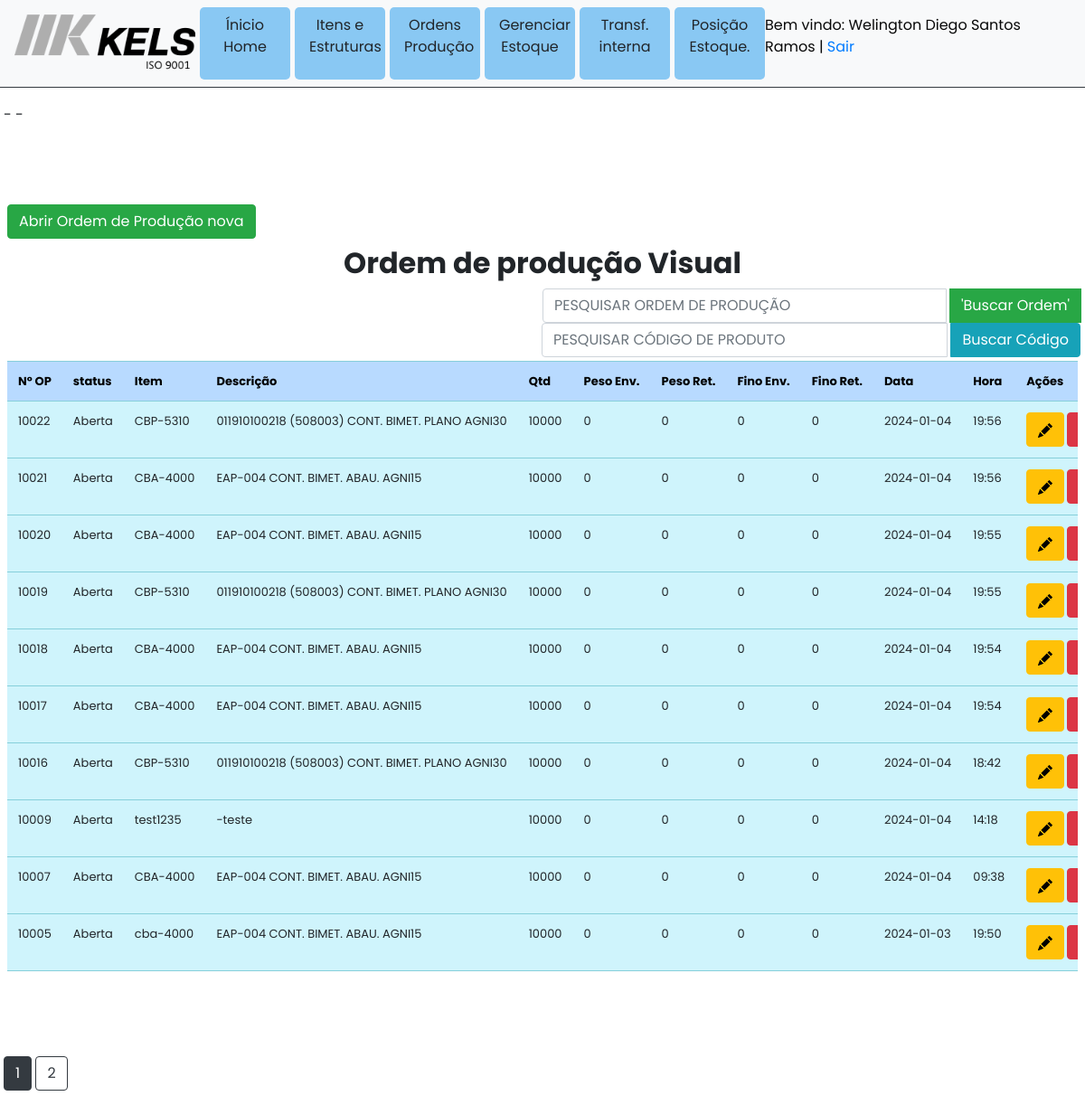
Page /ordens_producao_visual (signed in) on the earlier database version.
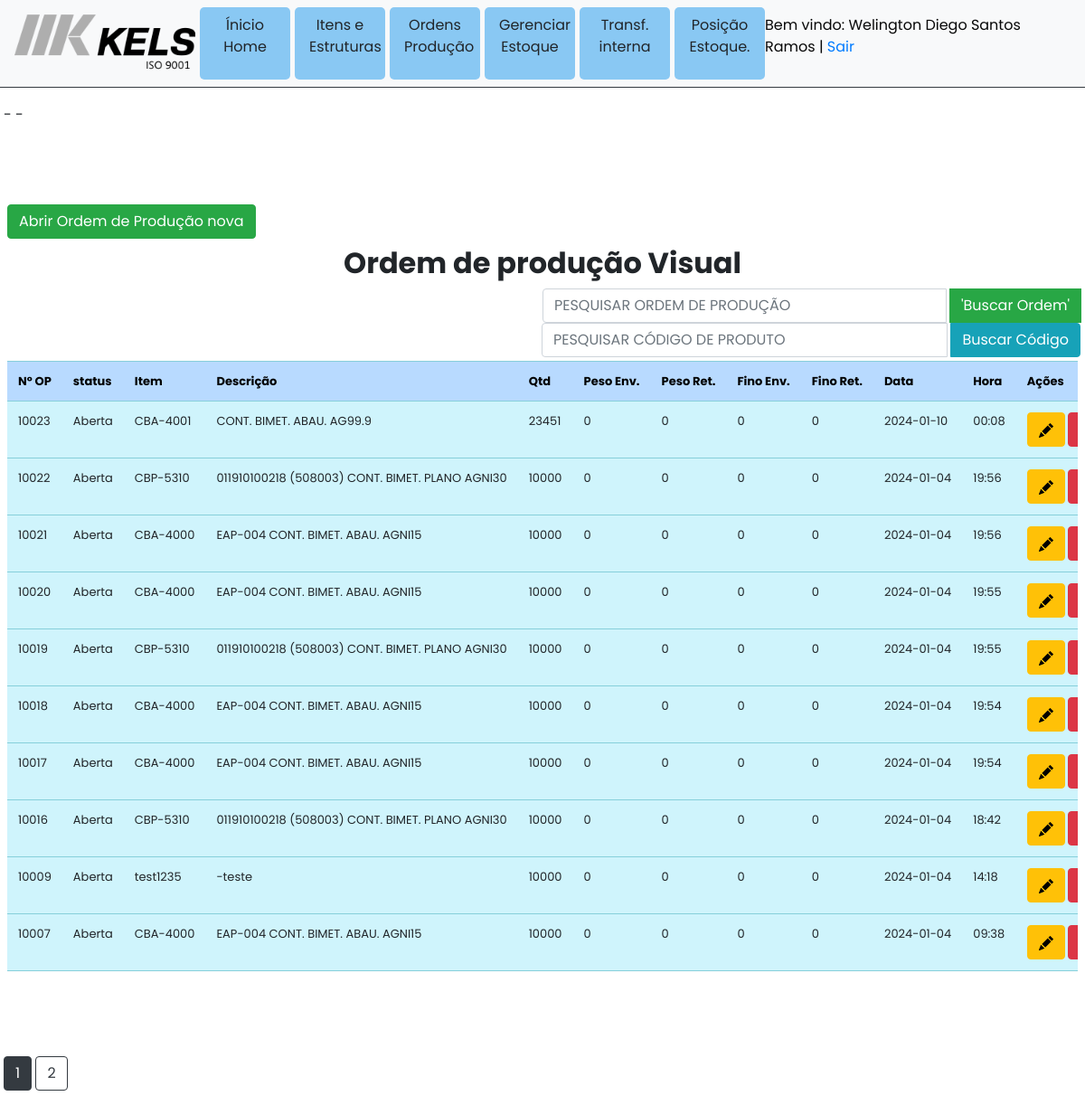
Same page on the later database version.
### models/models.py (models this page shows, shortened)
class Ops_visual(db.Model):
    __tablename__='ops_visual'
    id = db.Column(db.Integer, primary_key=True)
    numero_op_visual = db.Column(db.String(50))
    situação = db.Column(db.String(50))
    item = db.Column(db.String(50))
    descrição = db.Column(db.String(255))
    quantidade = db.Column(db.Integer)
    peso_enviado = db.Column(db.Integer)
    peso_retornado = db.Column(db.Integer)
    fino_enviado = db.Column(db.Integer)
    fino_retornado = db.Column(db.Integer)
    data_abertura = db.Column(db.String(50))
    hora_abertura = db.Column(db.String(50))

### app.py (the view)
@app.route('/ordens_producao_visual', methods = ['GET','POST'])
def ordens_producao_visual():
    filtro = request.form.get("filtro_op")
    filtro_cod = request.form.get("codigo_op")
    if not current_user.is_authenticated:
     return redirect( url_for('login'))
    if filtro == "":
        filtro = None
    if filtro_cod == "":
        filtro_cod = None
    page = request.args.get('page', 1, type=int)
    itens_ordered = Ops_visual.query.order_by(Ops_visual.numero_op_visual.desc()).all()
    dados = Ops_visual.query.order_by(Ops_visual.numero_op_visual.desc()).paginate(page=page,per_page=10)
    return render_template('ordens_producao_visual.html', itens = dados, filtro = filtro, filtro_cod = filtro_cod)

### app.py (called while the page is built)
@login_manager.user_loader
def load_user(user_id):
    return User.query.get(user_id)

### templates/ordens_producao_visual.html (shortened to what the changed rows need)
{% extends 'base.html' %}
{% block body %}
<div class="margin-top w-100">
    <div class="row">
        <div class="col md-12">
            <div class="m-1"><p> </p><p> </p><div>-
                <d-flex->-</d-flex->
            </div>
                <div class="margin-top w-100">
                    <button type="button" class="btn btn-success ms-1 d-flex justify-content-end" data-bs-toggle="modal"
                    data-bs-target="#add_op_modal_visual">Abrir Ordem de Produção nova</button>
                    <h2 class="d-flex justify-content-center mt-2"><strong>Ordem de produção Visual</strong></h2>
                    <div class="input-group d-flex justify-content-end w-100">
                </div>
            <div class="container_table m-1">
                <table class="table table-hover table-info" class="flex">
                    <tr class="table-primary">
                        <th>Nº OP</th>
                        <th>status</th>
                        <th>Item</th>
                        <th>Descrição</th>
                        <th>Qtd</th>
                        <th>Peso Env.</th>
                        <th>Peso Ret.</th>
                        <th>Fino Env.</th>
                        <th>Fino Ret.</th>
                        <th>Data</th>
                        <th>Hora</th>
                        <th>Ações</th>
                    </tr>
                    {% for row in itens.items %}
                    {% if filtro == None %}
                    {% if filtro_cod == None %}
                    <tr class='{{"table-dark" if row.situação == "Encerrada" else ""}}'>
                        <td>{{row.numero_op_visual}}</td>
                        <td>{{row.situação}}</td>
                        <td>{{row.item}}</td>
                        <td>{{row.descrição}}</td>
                        <td>{{row.quantidade}}</td>
                        <td>{{row.peso_enviado}}</td>
                        <td>{{row.peso_retornado}}</td>
                        <td>{{row.fino_enviado}}</td>
                        <td>{{row.fino_retornado}}</td>
                        <td>{{row.data_abertura}}</td>
                        <td>{{row.hora_abertura}}</td>
                        {% if row.situação == "Encerrada" %}
                        <td>
                            <form action="op/{{row.numero_op_visual}}" method="post" type="hidden" >
                                <input type="hidden" name="item" value="{{row.item}}">
                                <input type="hidden" name="numero_op_visual" value="{{row.numero_op_visual}}">
                                <input type="hidden" name="op_qtd" value="{{row.quantidade}}">
                                <input type="hidden" name="descricao" value="{{row.descrição}}">
                                <input type="hidden" name="peso_enviado" value="{{row.peso_enviado}}">
                                <input type="hidden" name="peso_retornado" value="{{row.peso_retornado}}">
                                <input type="hidden" name="fino_enviado" value="{{row.fino_enviado}}">
                                <input type="hidden" name="fino_retornado" value="{{row.fino_retornado}}">
                                <button type="submit" for="myForm" class="btn btn-primary btn-xs"><img
                                src="{{url_for('static', filename='images/eye.svg')}}" alt=""></button>
                            </form>
                        </td>
                        {% else %}
                        <td>
                            <div  class="icons">
                                <div>
                                    <a href="update_op/{{row.id}}" class="editItem btn btn-warning btn-xs " data-bs-toggle="modal"
                                        data-bs-target="#edit_op_modal{{row.id}}"><img
                                        src="{{url_for('static', filename='images/pencil-fill.svg')}}" alt="">
                                    </a>
                                </div>
                                <div>
                                    <a href="delete_op/{{row.id}}" class="btn btn-danger btn-xs"
                                        onclick="return confirm('Tem certeza que quer deletar esta ordem de produção?')"><img
                                    </a>
                                </div>
                            </div>
                        </td>
                        {% endif %}
                    </tr>
                    {% endif %}
                    {% endif %}
                    {% endfor %}
                </table>
            </div></div>
                {% for page_num in itens.iter_pages(left_edge=1, right_edge=1,
                    left_current=1, right_current=2) %} {% if page_num %} {% if itens.page ==
                    page_num %}
                    <a
                      class="btn btn-dark mb-4"
                      href="{{ url_for('ordens_producao_visual', page=page_num) }}"
                      >{{ page_num }}</a
                    >
                    {% else %}
                    <a
                      class="btn btn-outline-dark mb-4"
                      href="{{ url_for('ordens_producao_visual', page=page_num) }}"
                      >{{ page_num }}</a
                    >
                    {% endif %} {% else %} ... {% endif %} {% endfor %}
            </div>
        </div>
    </div>
</div>
{% endblock %}

Differences in the rows shown:
no longer on this page (row unchanged): Ops_visual: numero_op_visual "10005", situação "Aberta", item "cba-4000", descrição "EAP-004 CONT. BIMET. ABAU. AGNI15", quantidade "10000", peso_enviado "0", peso_retornado "0", fino_enviado "0", fino_retornado "0", data_abertura "2024-01-03", hora_abertura "19:50"
added Ops_visual: numero_op_visual "10023", situação "Aberta", item "CBA-4001", descrição "CONT. BIMET. ABAU. AG99.9", quantidade "23451", peso_enviado "0", peso_retornado "0", fino_enviado "0", fino_retornado "0", data_abertura "2024-01-10", hora_abertura "00:08"
